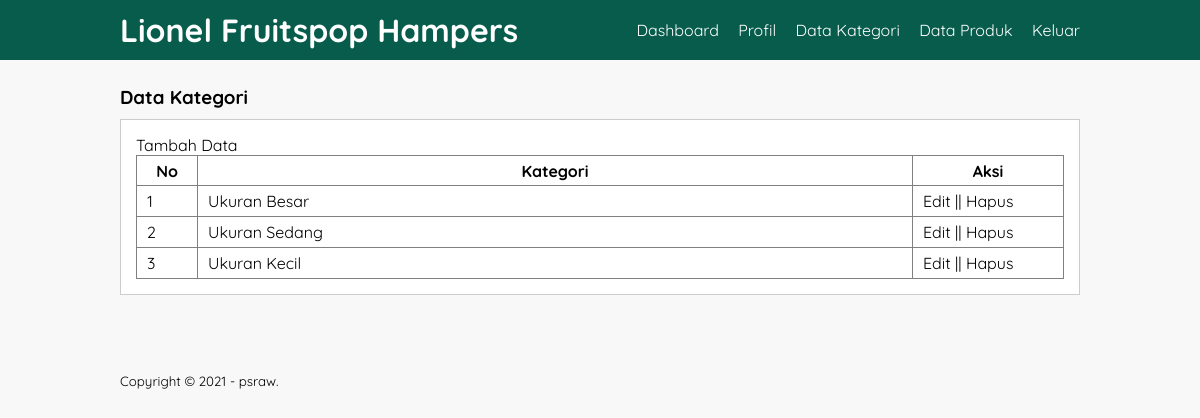
/data-kategori.php (signed in), run on the app's committed database.
### tables this page shows
CREATE TABLE `tb_category` (
  `category_id` int(11) NOT NULL,
  `category_name` varchar(25) NOT NULL
);

### data-kategori.php (the view, shortened to what this page needs)
<?php
include 'db.php';
?>
<!DOCTYPE html>
<html>
<head>
	<link rel="stylesheet" type="text/css" href="css/style.css">
</head>
<body>
	<header>
		<div class="container">
			<h1><a href="dashboard.php">Lionel Fruitspop Hampers</a></h1>
			<ul>
				<li><a href="dashboard.php">Dashboard</a></li>
				<li><a href="profil.php">Profil</a></li>
				<li><a href="data-kategori.php">Data Kategori</a></li>
				<li><a href="data-produk.php">Data Produk</a></li>
				<li><a href="keluar.php">Keluar</a></li>
			</ul>
		</div>
	</header>
	<div class="section">
		<div class="container">
			<h3>Data Kategori</h3>
			<div class="box">
				<p><a href="tambah-kategori.php">Tambah Data</a></p>
				<table border="1" cellspacing="0" class="table">
					<thead>
						<tr>
							<th width="60px">No</th>
							<th>Kategori</th>
							<th width="150px">Aksi</th>
						</tr>
					</thead>
					<tbody>
						<?php
						$no = 1;
						$kategori = mysqli_query($conn, "SELECT * FROM tb_category ORDER BY category_id DESC");
						if (mysqli_num_rows($kategori) > 0) {
							while ($row = mysqli_fetch_array($kategori)) {
						?>
								<tr>
									<td><?php echo $no++ ?></td>
									<td><?php echo $row['category_name'] ?></td>
									<td>
										<a href="edit-kategori.php?id=<?php echo $row['category_id'] ?>">Edit</a> || <a href="proses-hapus.php?idk=<?php echo $row['category_id'] ?>" onclick="return confirm('Yakin ingin hapus ?')">Hapus</a>
									</td>
								</tr>
							<?php }
						} else { ?>
							<tr>
								<td colspan="3">Tidak ada data</td>
							</tr>
						<?php } ?>
					</tbody>
				</table>
			</div>
		</div>
	</div>
	<footer>
		<div class="container">
			<small>Copyright &copy; 2021 - psraw.</small>
		</div>
	</footer>
</body>
</html>

### css/style.css (style rules this page uses)
* { padding:0; margin:0; font-family: 'Quicksand', sans-serif; }
body { background-color: #f8f8f8; }
a { color: inherit; text-decoration: none; }
header { background-color: #075C4C; color: #fff; }
header h1 { float: left; padding:10px 0; }
header ul { float: right; }
header ul li { display: inline-block; }
header ul li a { padding:20px 0 20px 15px; display: inline-block; }
footer { padding:25px 0; }
.container { width: 80%; margin:0 auto; }
.container:after { content: ''; display: block; clear: both; }
.section { padding:25px 0; }
.box { background-color: #fff; border:1px solid #ccc; padding:15px; box-sizing: border-box; margin:10px 0 25px 0; }
.box:after { content: ''; display: block; clear: both; }
.table { width: 100%; border-collapse: collapse; }
.table tr { height: 30px; }
.table tr td { padding:5px 10px; }

### data on the page
tb_category: category_name "Ukuran Besar"
tb_category: category_name "Ukuran Sedang"
tb_category: category_name "Ukuran Kecil"
